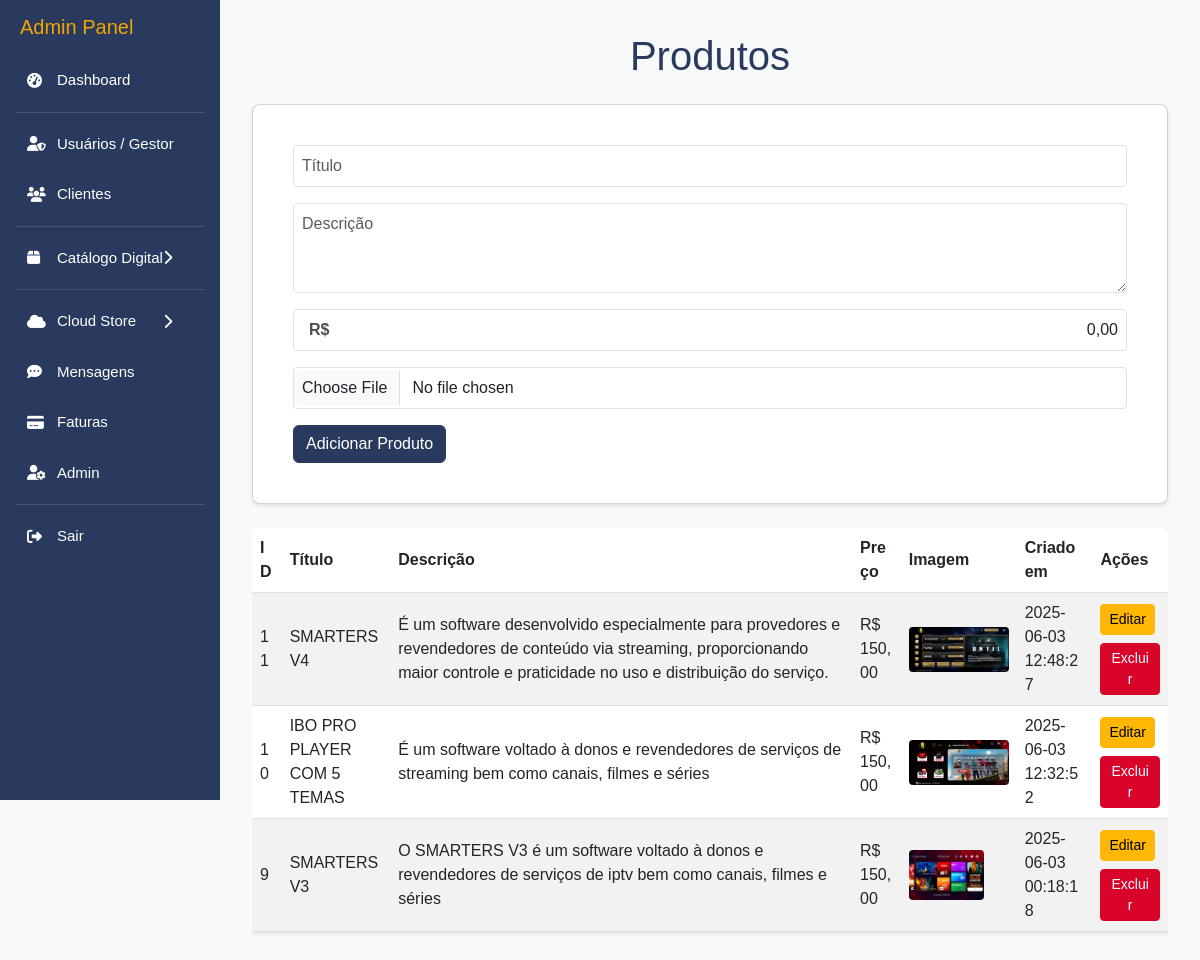
The app's page /admin/produtos.php (signed in) with its own data.
### tables this page shows
CREATE TABLE `produtos` (
  `id` int(11) NOT NULL,
  `titulo` varchar(255) NOT NULL,
  `descricao` text NOT NULL,
  `preco` decimal(10,2) NOT NULL DEFAULT '0.00',
  `url_img` varchar(255) DEFAULT NULL,
  `saiba_mais` text,
  `criado_em` datetime NOT NULL DEFAULT CURRENT_TIMESTAMP
);

### admin/produtos.php (the view, shortened to what this page needs)
<?php
require_once '../includes/db.php';
try {
    $pdo = new PDO("mysql:host=$host;dbname=$db;charset=utf8", $user, $pass);
    $pdo->setAttribute(PDO::ATTR_ERRMODE, PDO::ERRMODE_EXCEPTION);
} catch (PDOException $e) {
    die("Erro na conexão: " . $e->getMessage());
}
$publicUploadPath = '../Uploads/produto/';
$produtos = $pdo->query("SELECT * FROM produtos ORDER BY criado_em DESC")->fetchAll();
?>
<!DOCTYPE html>
<html lang="pt-BR">
<head>
    <link href="https://cdn.jsdelivr.net/npm/bootstrap@5.3.0/dist/css/bootstrap.min.css" rel="stylesheet" />
</head>
<body>
    <?php include __DIR__ . '/assets/sidebar.php'; ?>
    <main class="content">
        <h1>Produtos</h1>
        <div class="card mb-4">
            <form method="POST" enctype="multipart/form-data" class="p-3">
                <div class="form-group mb-3">
                    <input type="text" name="titulo" placeholder="Título" class="form-control" required />
                </div>
                <div class="form-group mb-3">
                    <textarea name="descricao" placeholder="Descrição" class="form-control" rows="3" required></textarea>
                </div>
                <div class="form-group mb-3 price-input">
                    <input type="text" name="preco" placeholder="0,00" class="form-control" required id="preco-create" />
                </div>
                <div class="form-group mb-3">
                    <input type="file" name="imagem" accept="image/*" class="form-control form-control-file" />
                </div>
                <button type="submit" class="btn btn-primary">Adicionar Produto</button>
            </form>
        </div>
        <div class="table-responsive">
            <table class="table table-striped align-middle">
                <thead>
                    <tr>
                        <th>ID</th>
                        <th>Título</th>
                        <th>Descrição</th>
                        <th>Preço</th>
                        <th>Imagem</th>
                        <th>Criado em</th>
                        <th>Ações</th>
                    </tr>
                </thead>
                <tbody>
                    <?php foreach ($produtos as $p): ?>
                        <tr>
                            <td><?= $p['id'] ?? '-' ?></td>
                            <td><?= htmlspecialchars($p['titulo'] ?? '') ?></td>
                            <td><?= nl2br(htmlspecialchars($p['descricao'] ?? '')) ?></td>
                            <td>R$ <?= number_format($p['preco'] ?? 0, 2, ',', '.') ?></td>
                            <td>
                                <?php if (!empty($p['url_img'])): ?>
                                    <img src="<?= $publicUploadPath . htmlspecialchars($p['url_img']) ?>" alt="<?= htmlspecialchars($p['titulo'] ?? 'Imagem do produto') ?>" />
                                <?php else: ?>
                                    -
                                <?php endif; ?>
                            </td>
                            <td><?= $p['criado_em'] ?? '-' ?></td>
                            <td>
                                <div class="d-flex gap-2 flex-wrap">
                                    <a href="editar_produto.php?id=<?= $p['id'] ?>" class="btn btn-sm btn-warning">Editar</a>
                                    <a href="produtos.php?delete=<?= $p['id'] ?>" class="btn btn-sm btn-danger btn-excluir" data-id="<?= $p['id'] ?>" onclick="return confirm('Deseja excluir este produto?')">Excluir</a>
                                </div>
                            </td>
                        </tr>
                    <?php endforeach; ?>
                </tbody>
            </table>
        </div>
    </main>
</body>
</html>

### admin/produtos.php (style rules this page uses)
* { box-sizing: border-box; margin: 0; padding: 0; }
body { font-family: Arial, sans-serif; background: #f8f9fa; overflow-x: hidden; }
main.content { margin-left: 0; padding: 1rem; min-height: 100vh; transition: margin-left 0.3s ease; }
h1 { color: #293a5e; margin-bottom: 1.5rem; text-align: center; font-size: clamp(1.5rem, 4vw, 2.5rem); }
.btn-primary { background-color: #293a5e; border-color: #293a5e; transition: background-color 0.3s ease; }
.btn-warning { background-color: #ffb703; border-color: #ffb703; color: #000; }
.btn-danger { background-color: #d90429; border-color: #d90429; }
.card { padding: 1.5rem; border-radius: 0.5rem; background: #fff; box-shadow: 0 2px 4px rgba(0,0,0,0.1); margin-bottom: 1rem; }
.table-responsive { border-radius: 0.5rem; overflow: hidden; }
table { word-break: break-word; background: #fff; box-shadow: 0 2px 4px rgba(0,0,0,0.1); width: 100%; }
th, td { vertical-align: middle; padding: 0.75rem; font-size: clamp(0.8rem, 2vw, 1rem); }
td img { max-width: 100px; max-height: 50px; object-fit: cover; border-radius: 0.25rem; }
.form-control, .form-control-file { border-radius: 0.25rem; transition: border-color 0.3s ease; font-size: clamp(0.9rem, 2vw, 1rem); padding: 0.5rem; }
.price-input { position: relative; }
.price-input input { padding-left: 2.5rem; text-align: right; width: 100%; }
.price-input::before { content: "R$"; position: absolute; left: 1rem; top: 50%; transform: translateY(-50%); color: #495057; font-weight: 600; font-size: clamp(0.9rem, 2vw, 1rem); }
@media (min-width: 1200px) { main.content { margin-left: 220px; padding: 2rem; } }

### admin/assets/sidebar.php (style rules this page uses)
body { margin: 0; font-family: Arial, sans-serif; }

### records on screen
produtos: id "11", titulo "SMARTERS V4", descricao "É um software desenvolvido especialmente para provedores e revendedores de conteúdo via streaming, proporcionando maior controle e praticidade no uso e distribuição do serviço.", preco "150,00", url_img (picture), criado_em "2025-06-03 12:48:27"
produtos: id "10", titulo "IBO PRO PLAYER COM 5 TEMAS", descricao "É um software voltado à donos e revendedores de serviços de streaming bem como canais, filmes e séries", preco "150,00", url_img (picture), criado_em "2025-06-03 12:32:52"
produtos: id "9", titulo "SMARTERS V3", descricao "O SMARTERS V3 é um software voltado à donos e revendedores de serviços de iptv bem como canais, filmes e séries", preco "150,00", url_img (picture), criado_em "2025-06-03 00:18:18"
